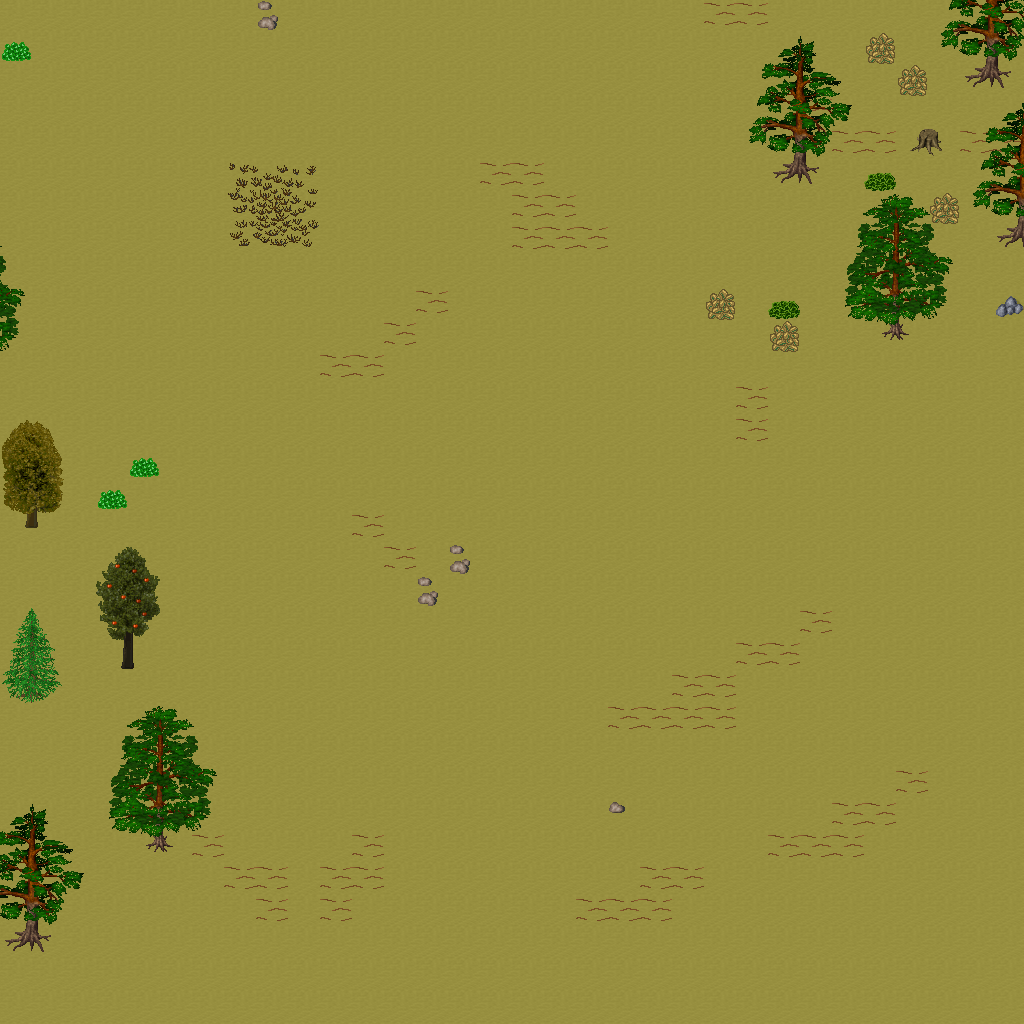

Rendered tile map (Tiled .tmx) drawn with the repository's tilesets; below, a short description and the map source with its tile grids summarised:
An orthogonal 32x32 tile map with 32x32 px tiles, 5 tile layers (Ground, Objects, Objects2, Above, ...), 1 hidden layer not drawn, 47 tilesets.

<map version="1.10" tiledversion="1.11.0" orientation="orthogonal" renderorder="right-down" width="32" height="32" tilewidth="32" tileheight="32" infinite="0" nextlayerid="11" nextobjectid="1">
 <tileset firstgid="1" name="ground_ground" tilewidth="32" tileheight="32" tilecount="33" columns="3">
  <image source="../drawable/ground_ground.png" width="96" height="352" />
 </tileset>
 <tileset firstgid="34" name="ground_ice_ice" tilewidth="32" tileheight="32" tilecount="3" columns="3">
  <image source="../drawable/ground_ice_ice.png" width="96" height="32" />
 </tileset>
 <tileset firstgid="37" name="ground_earth_edges" tilewidth="32" tileheight="32" tilecount="18" columns="6">
  <image source="../drawable/ground_earth_edges.png" width="192" height="96" />
 </tileset>
 <tileset firstgid="55" name="ground_rock_pebbles" tilewidth="32" tileheight="32" tilecount="3" columns="1">
  <image source="../drawable/ground_rock_pebbles.png" width="32" height="96" />
 </tileset>
 <tileset firstgid="58" name="item_corpse_huge_animal" tilewidth="32" tileheight="32" tilecount="16" columns="2">
  <image source="../drawable/item_corpse_huge_animal.png" width="64" height="256" />
 </tileset>
 <tileset firstgid="74" name="plant_flower_daisy_white" tilewidth="32" tileheight="32" tilecount="8" columns="2">
  <image source="../drawable/plant_flower_daisy_white.png" width="64" height="128" />
 </tileset>
 <tileset firstgid="82" name="ground_ridge_earth_dark" tilewidth="32" tileheight="32" tilecount="96" columns="12">
  <image source="../drawable/ground_ridge_earth_dark.png" width="384" height="256" />
 </tileset>
 <tileset firstgid="178" name="ground_grass_edges" tilewidth="32" tileheight="32" tilecount="36" columns="12">
  <image source="../drawable/ground_grass_edges.png" width="384" height="96" />
 </tileset>
 <tileset firstgid="214" name="ground_ridge_ice_2" tilewidth="32" tileheight="32" tilecount="42" columns="7">
  <image source="../drawable/ground_ridge_ice_2.png" width="224" height="192" />
 </tileset>
 <tileset firstgid="256" name="ground_ice_glacier" tilewidth="32" tileheight="32" tilecount="1" columns="1">
  <image source="../drawable/ground_ice_glacier.png" width="32" height="32" />
 </tileset>
 <tileset firstgid="257" name="ground_ice_edges" tilewidth="32" tileheight="32" tilecount="9" columns="3">
  <image source="../drawable/ground_ice_edges.png" width="96" height="96" />
 </tileset>
 <tileset firstgid="266" name="plant_bush_large_brown" tilewidth="32" tileheight="32" tilecount="9" columns="3">
  <image source="../drawable/plant_bush_large_brown.png" width="96" height="96" />
 </tileset>
 <tileset firstgid="275" name="ground_ridge_ice" tilewidth="32" tileheight="32" tilecount="42" columns="7">
  <image source="../drawable/ground_ridge_ice.png" width="224" height="192" />
 </tileset>
 <tileset firstgid="317" name="plant_bush_various_small" tilewidth="32" tileheight="32" tilecount="9" columns="3">
  <image source="../drawable/plant_bush_various_small.png" width="96" height="96" />
 </tileset>
 <tileset firstgid="326" name="ground_rock_rocks_2" tilewidth="32" tileheight="32" tilecount="4" columns="2">
  <image source="../drawable/ground_rock_rocks_2.png" width="64" height="64" />
 </tileset>
 <tileset firstgid="330" name="building_decoration_blue_circle" tilewidth="32" tileheight="32" tilecount="4" columns="2">
  <image source="../drawable/building_decoration_blue_circle.png" width="64" height="64" />
 </tileset>
 <tileset firstgid="334" name="item_statue_cross" tilewidth="32" tileheight="32" tilecount="1" columns="1">
  <image source="../drawable/item_statue_cross.png" width="32" height="32" />
 </tileset>
 <tileset firstgid="335" name="ground_rock_green_crystal" tilewidth="32" tileheight="32" tilecount="9" columns="3">
  <image source="../drawable/ground_rock_green_crystal.png" width="96" height="96" />
 </tileset>
 <tileset firstgid="344" name="furniture_light_iron_lamp" tilewidth="32" tileheight="32" tilecount="3" columns="1">
  <image source="../drawable/furniture_light_iron_lamp.png" width="32" height="96" />
 </tileset>
 <tileset firstgid="347" name="item_statue_metal_and_stone" tilewidth="32" tileheight="32" tilecount="6" columns="3">
  <image source="../drawable/item_statue_metal_and_stone.png" width="96" height="64" />
 </tileset>
 <tileset firstgid="353" name="ground_ladder_horizontal_pale" tilewidth="32" tileheight="32" tilecount="3" columns="1">
  <image source="../drawable/ground_ladder_horizontal_pale.png" width="32" height="96" />
 </tileset>
 <tileset firstgid="356" name="plant_bush_bushes" tilewidth="32" tileheight="32" tilecount="10" columns="5">
  <image source="../drawable/plant_bush_bushes.png" width="160" height="64" />
 </tileset>
 <tileset firstgid="366" name="item_blood_floor_stain" tilewidth="32" tileheight="32" tilecount="1" columns="1">
  <image source="../drawable/item_blood_floor_stain.png" width="32" height="32" />
 </tileset>
 <tileset firstgid="367" name="item_corpse_skull_dark" tilewidth="32" tileheight="32" tilecount="2" columns="2">
  <image source="../drawable/item_corpse_skull_dark.png" width="64" height="32" />
 </tileset>
 <tileset firstgid="369" name="furniture_light_flames" tilewidth="32" tileheight="32" tilecount="6" columns="6">
  <image source="../drawable/furniture_light_flames.png" width="192" height="32" />
 </tileset>
 <tileset firstgid="375" name="logic_creature_human" tilewidth="32" tileheight="32" tilecount="5" columns="5">
  <image source="../drawable/logic_creature_human.png" width="160" height="32" />
 </tileset>
 <tileset firstgid="380" name="logic_creature_elemental" tilewidth="32" tileheight="32" tilecount="16" columns="8">
  <image source="../drawable/logic_creature_elemental.png" width="256" height="64" />
 </tileset>
 <tileset firstgid="396" name="logic_collision" tilewidth="32" tileheight="32" tilecount="1" columns="1">
  <image source="../drawable/logic_collision.png" width="32" height="32" />
 </tileset>
 <tileset firstgid="397" name="logic_creature_giant_human" tilewidth="32" tileheight="32" tilecount="16" columns="8">
  <image source="../drawable/logic_creature_giant_human.png" width="256" height="64" />
 </tileset>
 <tileset firstgid="413" name="plant_tree_taller_trees" tilewidth="32" tileheight="32" tilecount="32" columns="8">
  <image source="../drawable/plant_tree_taller_trees.png" width="256" height="128" />
 </tileset>
 <tileset firstgid="445" name="plant_tree_spruce" tilewidth="32" tileheight="32" tilecount="6" columns="2">
  <image source="../drawable/plant_tree_spruce.png" width="64" height="96" />
 </tileset>
 <tileset firstgid="451" name="plant_bush_bush_mult_colored" tilewidth="32" tileheight="32" tilecount="6" columns="3">
  <image source="../drawable/plant_bush_bush_mult_colored.png" width="96" height="64" />
 </tileset>
 <tileset firstgid="457" name="ground_ice_icehole" tilewidth="32" tileheight="32" tilecount="1" columns="1">
  <image source="../drawable/ground_ice_icehole.png" width="32" height="32" />
 </tileset>
 <tileset firstgid="458" name="logic_portal" tilewidth="32" tileheight="32" tilecount="24" columns="8">
  <image source="../drawable/logic_portal.png" width="256" height="96" />
 </tileset>
 <tileset firstgid="482" name="building_wall_int_clay" tilewidth="32" tileheight="32" tilecount="100" columns="10">
  <image source="../drawable/building_wall_int_clay.png" width="320" height="320" />
 </tileset>
 <tileset firstgid="582" name="plant_tree_pine_tree" tilewidth="32" tileheight="32" tilecount="20" columns="4">
  <image source="../drawable/plant_tree_pine_tree.png" width="128" height="160" />
 </tileset>
 <tileset firstgid="602" name="plant_tree_pine_tree_1" tilewidth="32" tileheight="32" tilecount="20" columns="4">
  <image source="../drawable/plant_tree_pine_tree_1.png" width="128" height="160" />
 </tileset>
 <tileset firstgid="622" name="plant_stump_hollow_logs" tilewidth="32" tileheight="32" tilecount="6" columns="3">
  <image source="../drawable/plant_stump_hollow_logs.png" width="96" height="64" />
 </tileset>
 <tileset firstgid="628" name="plant_stump_small_stump" tilewidth="32" tileheight="32" tilecount="4" columns="2">
  <image source="../drawable/plant_stump_small_stump.png" width="64" height="64" />
 </tileset>
 <tileset firstgid="632" name="plant_stump_stump_snow1" tilewidth="32" tileheight="32" tilecount="2" columns="2">
  <image source="../drawable/plant_stump_stump_snow1.png" width="64" height="32" />
 </tileset>
 <tileset firstgid="634" name="plant_stump_stump_snow" tilewidth="32" tileheight="32" tilecount="2" columns="2">
  <image source="../drawable/plant_stump_stump_snow.png" width="64" height="32" />
 </tileset>
 <tileset firstgid="636" name="building_decoration_rocks" tilewidth="32" tileheight="32" tilecount="6" columns="3">
  <image source="../drawable/building_decoration_rocks.png" width="96" height="64" />
 </tileset>
 <tileset firstgid="642" name="ground_rock_rocks" tilewidth="32" tileheight="32" tilecount="4" columns="2">
  <image source="../drawable/ground_rock_rocks.png" width="64" height="64" />
 </tileset>
 <tileset firstgid="646" name="plant_tree_snow_on_pine" tilewidth="32" tileheight="32" tilecount="20" columns="4">
  <image source="../drawable/plant_tree_snow_on_pine.png" width="128" height="160" />
 </tileset>
 <tileset firstgid="666" name="light_dim_light_5x5" tilewidth="32" tileheight="32" tilecount="25" columns="5">
  <image source="../drawable/light_dim_light_5x5.png" width="160" height="160" />
 </tileset>
 <tileset firstgid="691" name="logic_creature_fowl" tilewidth="32" tileheight="32" tilecount="6" columns="6">
  <image source="../drawable/logic_creature_fowl.png" width="192" height="32" />
 </tileset>
 <tileset firstgid="697" name="logic_creature_animal" tilewidth="32" tileheight="32" tilecount="32" columns="8">
  <image source="../drawable/logic_creature_animal.png" width="256" height="128" />
 </tileset>
 <layer id="1" name="Ground" width="32" height="32">
  <data>[1024 cells, 1024 non-empty, 1 distinct tile ids]</data>
 </layer>
 <layer id="2" name="Objects" width="32" height="32">
  <data>[1024 cells, 93 non-empty, 29 distinct tile ids]</data>
 </layer>
 <layer id="3" name="Objects2" width="32" height="32">
  <data>[1024 cells, 0 non-empty, 0 distinct tile ids]</data>
 </layer>
 <layer id="4" name="Above" width="32" height="32">
  <data>[1024 cells, 99 non-empty, 50 distinct tile ids]</data>
 </layer>
 <layer id="5" name="Above2" width="32" height="32">
  <data>[1024 cells, 0 non-empty, 0 distinct tile ids]</data>
 </layer>
 <layer id="6" name="Walkable" width="32" height="32" visible="0">
  <data>[1024 cells, 25 non-empty, 1 distinct tile ids]</data>
 </layer>
 <objectgroup id="7" name="Mapevents" />
 <objectgroup id="8" name="Spawn" />
 <objectgroup id="9" name="Keys" />
 <objectgroup id="10" name="Replace" />
</map>
